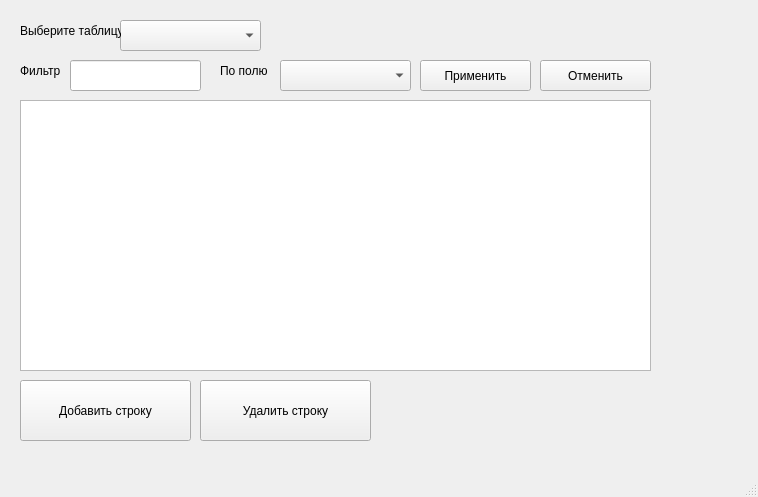
<?xml version="1.0" encoding="UTF-8"?>
<ui version="4.0">
 <class>MainWindow</class>
 <widget class="QMainWindow" name="MainWindow">
  <property name="geometry">
   <rect>
    <x>0</x>
    <y>0</y>
    <width>758</width>
    <height>497</height>
   </rect>
  </property>
  <property name="windowTitle">
   <string>MainWindow</string>
  </property>
  <widget class="QWidget" name="centralwidget">
   <widget class="QPushButton" name="button_apply_filter">
    <property name="geometry">
     <rect>
      <x>420</x>
      <y>60</y>
      <width>111</width>
      <height>31</height>
     </rect>
    </property>
    <property name="text">
     <string>Применить</string>
    </property>
   </widget>
   <widget class="QPushButton" name="button_cancel_filter">
    <property name="geometry">
     <rect>
      <x>540</x>
      <y>60</y>
      <width>111</width>
      <height>31</height>
     </rect>
    </property>
    <property name="text">
     <string>Отменить</string>
    </property>
   </widget>
   <widget class="QPushButton" name="add_row">
    <property name="geometry">
     <rect>
      <x>20</x>
      <y>380</y>
      <width>171</width>
      <height>61</height>
     </rect>
    </property>
    <property name="text">
     <string>Добавить строку</string>
    </property>
   </widget>
   <widget class="QPushButton" name="del_row">
    <property name="geometry">
     <rect>
      <x>200</x>
      <y>380</y>
      <width>171</width>
      <height>61</height>
     </rect>
    </property>
    <property name="text">
     <string>Удалить строку</string>
    </property>
   </widget>
   <widget class="QLineEdit" name="filter_arg">
    <property name="geometry">
     <rect>
      <x>70</x>
      <y>60</y>
      <width>131</width>
      <height>31</height>
     </rect>
    </property>
   </widget>
   <widget class="QComboBox" name="comboBox">
    <property name="geometry">
     <rect>
      <x>120</x>
      <y>20</y>
      <width>141</width>
      <height>31</height>
     </rect>
    </property>
   </widget>
   <widget class="QComboBox" name="comboBox_2">
    <property name="geometry">
     <rect>
      <x>280</x>
      <y>60</y>
      <width>131</width>
      <height>31</height>
     </rect>
    </property>
   </widget>
   <widget class="QLabel" name="select_table">
    <property name="geometry">
     <rect>
      <x>20</x>
      <y>20</y>
      <width>101</width>
      <height>21</height>
     </rect>
    </property>
    <property name="text">
     <string>Выберите таблицу</string>
    </property>
   </widget>
   <widget class="QLabel" name="label_2">
    <property name="geometry">
     <rect>
      <x>20</x>
      <y>60</y>
      <width>47</width>
      <height>21</height>
     </rect>
    </property>
    <property name="text">
     <string>Фильтр</string>
    </property>
   </widget>
   <widget class="QLabel" name="filter_col">
    <property name="geometry">
     <rect>
      <x>220</x>
      <y>60</y>
      <width>51</width>
      <height>21</height>
     </rect>
    </property>
    <property name="text">
     <string>По полю</string>
    </property>
   </widget>
   <widget class="QTableView" name="tableView">
    <property name="geometry">
     <rect>
      <x>20</x>
      <y>100</y>
      <width>631</width>
      <height>271</height>
     </rect>
    </property>
   </widget>
  </widget>
  <widget class="QStatusBar" name="statusbar"/>
  <widget class="QMenuBar" name="menubar">
   <property name="geometry">
    <rect>
     <x>0</x>
     <y>0</y>
     <width>758</width>
     <height>21</height>
    </rect>
   </property>
  </widget>
 </widget>
 <resources/>
 <connections/>
</ui>
